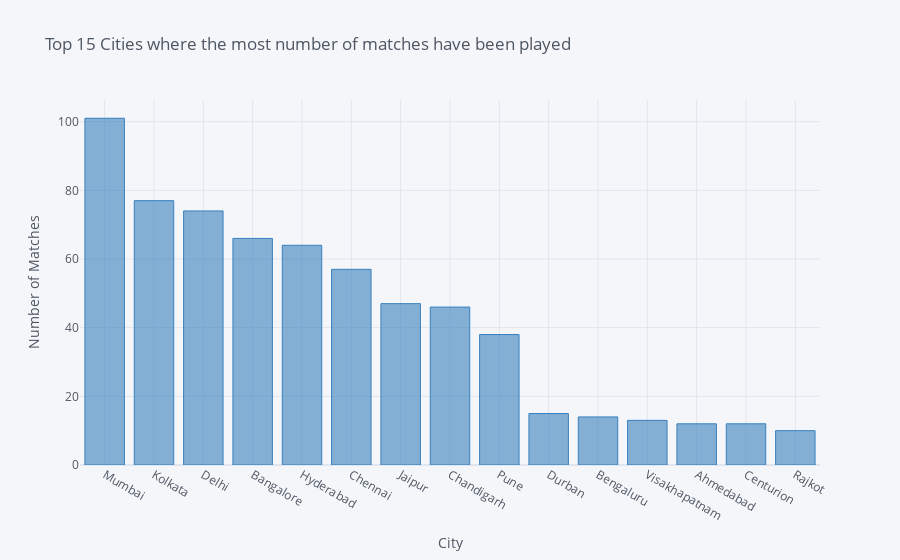

Write notebook code for a chart like this one.
### Code cell
Top_cities.iplot(x='index',y='city', kind='bar', xTitle='City', yTitle='Number of Matches',
                title='Top 15 Cities where the most number of matches have been played', color='blue')

### Figure 1 — Plotly figure (JSON) as saved in the notebook; plotly's stock layout.template omitted (floating-point values rounded to 4 significant figures)
{"data": [{"marker": {"color": "rgba(55, 128, 191, 0.6)", "line": {"color": "rgba(55, 128, 191, 1.0)", "width": 1}}, "name": "city", "orientation": "v", "text": "", "type": "bar", "x": ["Mumbai", "Kolkata", "Delhi", "Bangalore", "Hyderabad", "Chennai", "Jaipur", "Chandigarh", "Pune", "Durban", "Bengaluru", "Visakhapatnam", "Ahmedabad", "Centurion", "Rajkot"], "y": [101, 77, 74, 66, 64, 57, 47, 46, 38, 15, 14, 13, 12, 12, 10]}], "layout": {"legend": {"bgcolor": "#F5F6F9", "font": {"color": "#4D5663"}}, "paper_bgcolor": "#F5F6F9", "plot_bgcolor": "#F5F6F9", "title": {"font": {"color": "#4D5663"}, "text": "Top 15 Cities where the most number of matches have been played"}, "xaxis": {"gridcolor": "#E1E5ED", "showgrid": true, "tickfont": {"color": "#4D5663"}, "title": {"font": {"color": "#4D5663"}, "text": "City"}, "zerolinecolor": "#E1E5ED"}, "yaxis": {"gridcolor": "#E1E5ED", "showgrid": true, "tickfont": {"color": "#4D5663"}, "title": {"font": {"color": "#4D5663"}, "text": "Number of Matches"}, "zerolinecolor": "#E1E5ED"}}}
